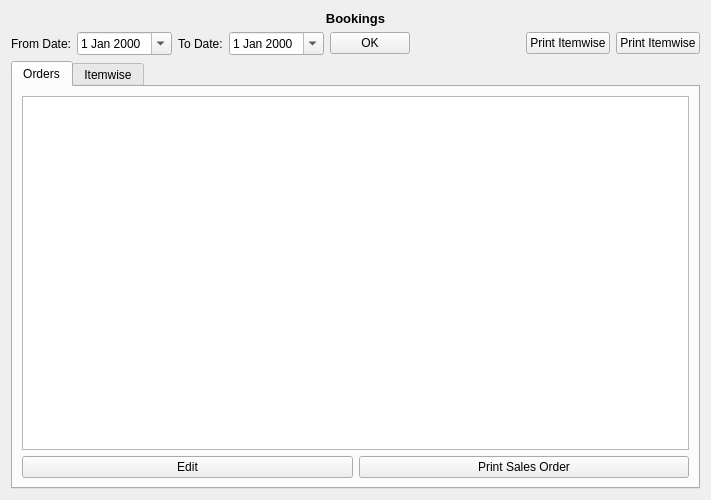
<?xml version="1.0" encoding="UTF-8"?>
<ui version="4.0">
 <class>PendingOrders</class>
 <widget class="QWidget" name="PendingOrders">
  <property name="geometry">
   <rect>
    <x>0</x>
    <y>0</y>
    <width>711</width>
    <height>500</height>
   </rect>
  </property>
  <property name="windowTitle">
   <string>Form</string>
  </property>
  <layout class="QVBoxLayout" name="verticalLayout">
   <item>
    <layout class="QHBoxLayout" name="horizontalLayout_2">
     <item>
      <widget class="QLabel" name="titleLabel">
       <property name="font">
        <font>
         <pointsize>10</pointsize>
         <bold>true</bold>
        </font>
       </property>
       <property name="text">
        <string>Bookings</string>
       </property>
       <property name="alignment">
        <set>Qt::AlignCenter</set>
       </property>
      </widget>
     </item>
    </layout>
   </item>
   <item>
    <layout class="QHBoxLayout" name="filterLay"/>
   </item>
   <item>
    <layout class="QHBoxLayout" name="horizontalLayout">
     <item>
      <widget class="QLabel" name="fromDateLabel">
       <property name="text">
        <string>From Date:</string>
       </property>
       <property name="alignment">
        <set>Qt::AlignRight|Qt::AlignTrailing|Qt::AlignVCenter</set>
       </property>
      </widget>
     </item>
     <item>
      <widget class="QDateEdit" name="fromDateEdit">
       <property name="calendarPopup">
        <bool>true</bool>
       </property>
      </widget>
     </item>
     <item>
      <widget class="QLabel" name="toDateLabel">
       <property name="text">
        <string>To Date:</string>
       </property>
      </widget>
     </item>
     <item>
      <widget class="QDateEdit" name="toDateEdit">
       <property name="calendarPopup">
        <bool>true</bool>
       </property>
      </widget>
     </item>
     <item>
      <layout class="QHBoxLayout" name="filterButtonLay"/>
     </item>
     <item>
      <widget class="QPushButton" name="okPushButton">
       <property name="sizePolicy">
        <sizepolicy hsizetype="Fixed" vsizetype="Fixed">
         <horstretch>0</horstretch>
         <verstretch>0</verstretch>
        </sizepolicy>
       </property>
       <property name="text">
        <string>OK</string>
       </property>
      </widget>
     </item>
     <item>
      <spacer name="horizontalSpacer">
       <property name="orientation">
        <enum>Qt::Horizontal</enum>
       </property>
       <property name="sizeHint" stdset="0">
        <size>
         <width>48</width>
         <height>17</height>
        </size>
       </property>
      </spacer>
     </item>
     <item>
      <widget class="QPushButton" name="printDetailed">
       <property name="text">
        <string>Print Itemwise</string>
       </property>
      </widget>
     </item>
     <item>
      <widget class="QPushButton" name="printPushButton">
       <property name="text">
        <string>Print Itemwise</string>
       </property>
      </widget>
     </item>
    </layout>
   </item>
   <item>
    <widget class="QTabWidget" name="tabWidget">
     <property name="currentIndex">
      <number>0</number>
     </property>
     <widget class="QWidget" name="tab">
      <attribute name="title">
       <string>Orders</string>
      </attribute>
      <layout class="QVBoxLayout" name="verticalLayout_4">
       <item>
        <layout class="QHBoxLayout" name="horizontalLayout_4" stretch="20">
         <item>
          <layout class="QVBoxLayout" name="verticalLayout_2">
           <item>
            <widget class="QTextEdit" name="previewTextEdit"/>
           </item>
           <item>
            <layout class="QHBoxLayout" name="horizontalLayout_3">
             <item>
              <widget class="QPushButton" name="editButton">
               <property name="text">
                <string>Edit</string>
               </property>
              </widget>
             </item>
             <item>
              <widget class="QPushButton" name="printSOButton">
               <property name="text">
                <string>Print Sales Order</string>
               </property>
              </widget>
             </item>
            </layout>
           </item>
          </layout>
         </item>
        </layout>
       </item>
      </layout>
     </widget>
     <widget class="QWidget" name="tab_2">
      <attribute name="title">
       <string>Itemwise</string>
      </attribute>
      <layout class="QVBoxLayout" name="verticalLayout_3">
       <item>
        <widget class="QTableView" name="itemWiseTableView_2"/>
       </item>
      </layout>
     </widget>
    </widget>
   </item>
  </layout>
 </widget>
 <resources/>
 <connections/>
</ui>
